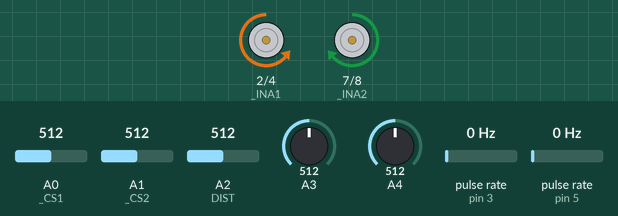
A sketch run on a simulated Arduino Uno, built with avr-gcc and run on an emulated ATmega328P. Shown: motor-driver pin pairs drawn as motors (green arrow = first pin HIGH = forward, orange = second pin HIGH = backward, longer = more drive, scaled by the enable pin). Wiring (inferred from the names in the program): 2 × pulse sensor: data pin 3 / data pin 5. The inputs (shaded band) are chosen by the test bench; at power-on: pulse rate (sensors on pin 5, pin 3) 0 Hz, A1 (_CS2) = 512, A0 (_CS1) = 512, A2 (DIST) = 512, A3 = 512, A4 = 512. What the sketch prints to the serial monitor is not drawn.

Above: at 1.2 s.
1.3 s: pulse rate (sensor on pin 5) set to 150 Hz
At 4.2 s:
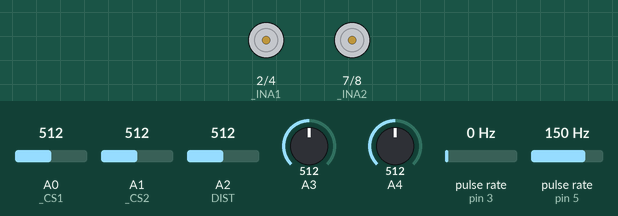
4.3 s: A1 (_CS2) set to 415
6.4 s: A1 (_CS2) set to 383
At 9.2 s:
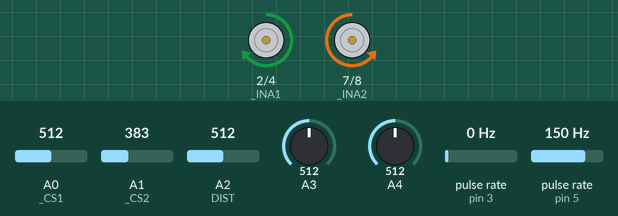
9.4 s: pulse rate (sensor on pin 3) set to 124 Hz
12.4 s: pulse rate (sensor on pin 3) set to 129 Hz
13.9 s: pulse rate (sensor on pin 3) set to 117 Hz
16.9 s: pulse rate (sensor on pin 3) set to 114 Hz
Timing chart, 0 to 19.9 s (numbered marks = the images above; inputs shaded):
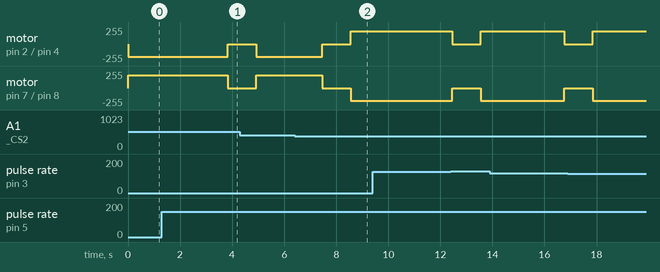

Measured:
- the behaviour switches between 400 and 399 on A1 (_CS2) (found by bisection; images 1 and 2)
- after the input at 1.3 s, motor on pin 2 (_INA1) / pin 4 (_INB1): backward 191/255 → stopped after 2.5 s; motor on pin 7 (_INA2) / pin 8 (_INB2): forward 191/255 → stopped after 2.5 s
- after the input at 9.4 s, every drawn part: stays the same
- after the input at 13.9 s, motor on pin 2 (_INA1) / pin 4 (_INB1): forward 191/255 → stopped after 2.9 s instead of 2.6 s; motor on pin 7 (_INA2) / pin 8 (_INB2): backward 191/255 → stopped after 2.9 s instead of 2.6 s

The sketch:

Motor_test_ino.ino
```cpp
#include "DualVNH5019MotorShield.h"
#include "PinChangeInt.h"
#include <SharpIR.h>

DualVNH5019MotorShield md;

#define motor_R_encoder 5  //Define pins for motor encoder input
#define motor_L_encoder 3

#define MAX_SPEED 400
#define SPEED 200

#define DIST A2 //DIST: pin where long range sensor is attached to
#define model 20150

int right_encoder_val = 0, left_encoder_val = 0;
void RightEncoderInc(){right_encoder_val++;}
void LeftEncoderInc(){left_encoder_val++;}

SharpIR sharp(DIST,50,90,model);

void setup()
{
  Serial.begin(115200);
  Serial.println("Dual VNH5019 Motor Shield");
  md.init();
  pinMode(DIST,INPUT);

  PCintPort::attachInterrupt(motor_R_encoder, RightEncoderInc, CHANGE);
  PCintPort::attachInterrupt(motor_L_encoder, LeftEncoderInc, CHANGE);
}

void loop()
{
   char commands[10];
  int index = 0;
  char newChar;
  left_encoder_val = 0;
  right_encoder_val = 0;


// while (1){
//
//    if (Serial.available()){
//      newChar = Serial.read();
//      commands[index] = newChar;
//      index++;
//      if (newChar == '|'){
//        index = 0;
//        break;
//      }
//    }
//  }

  char command = commands[0];
  int grids = 1;

  //Hardcode here for testing
  command = 'T';
  //grids = 1;

  int LF = analogRead(0);
  int L = analogRead(1);
  int F = analogRead(2);
  int R = analogRead(3);
  int RF = analogRead(4);

  switch ( command ) {
  case 'W':
    {
      delay(2000);
      moveForward(grids);
      delay(2000);
      break;
    }
    case 'A':
    {
      turnLeft(90);
      delay(1000);
      break;
    }
    case 'D':
    {
      //rotateRight();
      turnRight(90);
      delay(10000);
      break;
    }
    case 'C':
  {
    senseDistance();
    delay(1000);
    break;
  }
    case 'T':
  {
   avoid(LF,L,F,R,RF);
   break;
  }
  default:
    {
      break;
    }
    memset(commands,0,sizeof(commands));
  }
}

void avoid(int LF, int L, int F, int R, int RF){
  if ((LF < 400)&&(RF<400)){
      moveForward(1);
      delay(1000);
  }
  else if ((LF > 400) && (RF>400)){
    if ( L >= 400 ){
      turnRight(90);
      delay(1000);
      }
    else {
      turnLeft(90);
      delay(1000);
    }
  }
}


int turnRight(int angle){
  left_encoder_val = 0;
  right_encoder_val = 0;
  int pwm1=300, pwm2=300, output=0,LeftPosition,RightPosition;
  int target_Angle;

  if (angle <= 15){
    target_Angle = angle * 8.4;  // 15 BASICALLY OKAY
    pwm1=150;
    pwm2=150;
  }
  else if ((angle > 15) && (angle <= 30))
    target_Angle = angle * 8.4;  // 30 BASICALLY OKAY
  else if ((angle > 30) && (angle <= 45))
    target_Angle = angle * 7.95;


  ///////////////////////
  else if ((angle > 45) && (angle <= 90))
    target_Angle = angle * 9.2;

  //////////////////////
  else if ((angle > 90) && (angle <= 360))
    target_Angle = angle * 9.17;
  else if ((angle > 360) && (angle <= 720))
    target_Angle = angle * 9.0;
  else if ((angle > 720) && (angle <= 1080)) //OKAY
    target_Angle = angle * 9.0;

  while(1){

    LeftPosition =  left_encoder_val;
    RightPosition =  right_encoder_val;

    //  output = pidControlLeftAndRight(motor1_encoder,motor2_encoder);
   // output = pidControlLeftAndRight(LeftPosition,RightPosition); //hardcoded


    //   md.setSpeeds(pwm1-output, -(pwm2+output));
    md.setSpeeds(-(pwm1-output), pwm2+output);

    if((RightPosition >= target_Angle - 70)&&(angle > 8)){ //used to be left position
      md.setBrakes(400, 400);
      delay(100);
      md.setBrakes(0, 0);
      break;
    }


    if((RightPosition >= target_Angle - 5)&&(angle < 9)){
      md.setBrakes(400, 400);
      delay(100);
      md.setBrakes(0, 0);
      break;
    }
  }

 // if (angle == 90 && getSensor == 1)
  //  exportSensors();
}

int turnLeft(int angle){
  left_encoder_val = 0;
  right_encoder_val = 0;
  int pwm1=300, pwm2=300, output=0,LeftPosition,RightPosition;
  int target_Angle;

  if (angle <= 15){
    target_Angle = angle * 8.4;  // 15 BASICALLY OKAY
    pwm1=150;
    pwm2=150;
  }
  else if ((angle > 15) && (angle <= 30))
    target_Angle = angle * 8.4;  // 30 BASICALLY OKAY
  else if ((angle > 30) && (angle <= 45))
    target_Angle = angle * 7.95;


  ///////////////////////
  else if ((angle > 45) && (angle <= 90))
    target_Angle = angle * 9.2;

  //////////////////////
  else if ((angle > 90) && (angle <= 360))
    target_Angle = angle * 9.17;
  else if ((angle > 360) && (angle <= 720))
    target_Angle = angle * 9.22;
  else if ((angle >= 720) && (angle <= 1080)) //OKAY
    target_Angle = angle * 9.2;

  while(1){

    LeftPosition =  left_encoder_val;
    RightPosition =  right_encoder_val;

    //  output = pidControlLeftAndRight(motor1_encoder,motor2_encoder);
   // output = pidControlLeftAndRight(LeftPosition,RightPosition); //hardcoded


    md.setSpeeds(pwm1-output, -(pwm2+output));
    //md.setSpeeds(-(pwm1-output), pwm2+output);

    if((LeftPosition >= target_Angle - 70)&&(angle > 8)){ //used to be left position
      md.setBrakes(400, 400);
      delay(100);
      md.setBrakes(0, 0);
      break;
    }


    if((LeftPosition >= target_Angle - 5)&&(angle < 9)){
      md.setBrakes(400, 400);
      delay(100);
      md.setBrakes(0, 0);
      break;
    }
  }

 // if (angle == 90 && getSensor == 1)
  //  exportSensors();
}

void rotateLeft(){
  int pwmR = SPEED;
  int pwmL = SPEED;
  right_encoder_val = 0;
  while(1){
    left_encoder_val = 0;
    if(right_encoder_val > 765){ // break
    md.setBrakes(MAX_SPEED, MAX_SPEED);
                      delay(100);
                      md.setBrakes(0, 0);
                      break;
                    }
    md.setSpeeds(pwmR,-pwmL);
  }

}


void rotateRight(){
  int pwmR = SPEED;
  int pwmL = SPEED;
  left_encoder_val = 0;
  while(1){
    right_encoder_val = 0;
    if(left_encoder_val > 758){ // break
    md.setBrakes(MAX_SPEED, MAX_SPEED);
                      delay(100);
                      md.setBrakes(0, 0);
                      break;
                    }
    md.setSpeeds(-pwmR,pwmL);
  }

}

void moveForward(int distance){

  int pwmR = SPEED;
  int pwmL = SPEED;
  int output=0;
  int leftOffset =0;

  int multiplier;
  switch(distance){
    case 2: multiplier = 585; break;
    case 3: multiplier = 560; break;
    case 4: multiplier = 560; break;
    case 10: multiplier = 600; break;
    case 11: multiplier = 600; break;
    case 12: multiplier = 600; break;
    case 13: multiplier = 600; break;
    case 14: multiplier = 600; break;
    case 15: multiplier = 600; break;
    case 105:{ multiplier = 630; distance = 10;}break;
    case 115:{ multiplier = 630; distance = 11;}break;
    case 125:{ multiplier = 630; distance = 12;}break;
    case 135:{ multiplier = 630; distance = 13;}break;
    case 145:{ multiplier = 630; distance = 14;}break;

    default: multiplier = 560; break;

  }
  int target_Distance = multiplier * distance;

  //if(
  while(1){
                  if(right_encoder_val > target_Distance){ // break
                    //md.setBrakes(SPEED, SPEED);
                   // delay(0);
                    md.setBrakes(MAX_SPEED, MAX_SPEED);
                    delay(100);
                    md.setBrakes(0, 0);
                    break;
                  }
                  output = pidControlForward(left_encoder_val,right_encoder_val);
                  md.setSpeeds(pwmR-output+leftOffset,pwmL+output);
      }
}

int pidControlForward(int left_encoder_val, int right_encoder_val) {
  int error,prevError,pwmL=SPEED,pwmR=SPEED;
  float integral,derivative,output;
  float kp = 1;
  float ki = 1;
  float kd = 1;

  error = right_encoder_val-left_encoder_val;
  integral += error;
  derivative = error - prevError;
  output = kp*error + ki*integral + kd*derivative;
  prevError = error;

  pwmL = output;
  return pwmL;
}

void senseDistance() {
   delay(1000);    // it gives you time to open the serial monitor after you upload the sketch

  unsigned long pepe1=millis();  // takes the time before the loop on the library begins

  int dis=sharp.distance();  // this returns the distance to the object you're measuring

  Serial.print("Mean distance: ");  // returns it to the serial monitor
  Serial.println(dis);

  unsigned long pepe2=millis()-pepe1;  // the following gives you the time taken to get the measurement
  Serial.print("Time taken (ms): ");
  Serial.println(pepe2);

  Serial.print(distanceInGrids(dis));
  Serial.println(" grids away from obstacle!");
}

int distanceInGrids(int dis){
  int grids;
  if (dis>= 7 && dis <= 17)
      grids = 1;
  else if (dis >= 18 && dis <= 29)
      grids = 2;
  else if (dis >= 30 && dis <= 42)
      grids = 3;
  else if (dis >= 43 && dis <= 60)
      grids = 4;
  else
      grids = 0;

  return grids;

}

//void centreRecalibrate(){
//  int pwmL = SPEED;
//  int pwmR = SPEED;
//
//
//}

void stopIfFault()
{
  if (md.getM1Fault())
  {
    Serial.println("M1 fault");
    while(1);
  }
  if (md.getM2Fault())
  {
    Serial.println("M2 fault");
    while(1);
  }
}
```

DualVNH5019MotorShield.cpp
```cpp
#include "DualVNH5019MotorShield.h"

// Constructors ////////////////////////////////////////////////////////////////

DualVNH5019MotorShield::DualVNH5019MotorShield()
{
  //Pin map
  _INA1 = 2;
  _INB1 = 4;
  _EN1DIAG1 = 6;
  _CS1 = A0;
  _INA2 = 7;
  _INB2 = 8;
  _EN2DIAG2 = 12;
  _CS2 = A1;
}

DualVNH5019MotorShield::DualVNH5019MotorShield(unsigned char INA1, unsigned char INB1, unsigned char EN1DIAG1, unsigned char CS1,
                                               unsigned char INA2, unsigned char INB2, unsigned char EN2DIAG2, unsigned char CS2)
{
  //Pin map
  //PWM1 and PWM2 cannot be remapped because the library assumes PWM is on timer1
  _INA1 = INA1;
  _INB1 = INB1;
  _EN1DIAG1 = EN1DIAG1;
  _CS1 = CS1;
  _INA2 = INA2;
  _INB2 = INB2;
  _EN2DIAG2 = EN2DIAG2;
  _CS2 = CS2;
}

// Public Methods //////////////////////////////////////////////////////////////
void DualVNH5019MotorShield::init()
{
// Define pinMode for the pins and set the frequency for timer1.

  pinMode(_INA1,OUTPUT);
  pinMode(_INB1,OUTPUT);
  pinMode(_PWM1,OUTPUT);
  pinMode(_EN1DIAG1,INPUT);
  pinMode(_CS1,INPUT);
  pinMode(_INA2,OUTPUT);
  pinMode(_INB2,OUTPUT);
  pinMode(_PWM2,OUTPUT);
  pinMode(_EN2DIAG2,INPUT);
  pinMode(_CS2,INPUT);
  #if defined(__AVR_ATmega168__)|| defined(__AVR_ATmega328P__) || defined(__AVR_ATmega32U4__)
  // Timer 1 configuration
  // prescaler: clockI/O / 1
  // outputs enabled
  // phase-correct PWM
  // top of 400
  //
  // PWM frequency calculation
  // 16MHz / 1 (prescaler) / 2 (phase-correct) / 400 (top) = 20kHz
  TCCR1A = 0b10100000;
  TCCR1B = 0b00010001;
  ICR1 = 400;
  #endif
}
// Set speed for motor 1, speed is a number betwenn -400 and 400
void DualVNH5019MotorShield::setM1Speed(int speed)
{
  unsigned char reverse = 0;

  if (speed < 0)
  {
    speed = -speed;  // Make speed a positive quantity
    reverse = 1;  // Preserve the direction
  }
  if (speed > 400)  // Max PWM dutycycle
    speed = 400;
  #if defined(__AVR_ATmega168__)|| defined(__AVR_ATmega328P__) || defined(__AVR_ATmega32U4__)
  OCR1A = speed;
  #else
  analogWrite(_PWM1,speed * 51 / 80); // default to using analogWrite, mapping 400 to 255
  #endif
  if (speed == 0)
  {
    digitalWrite(_INA1,LOW);   // Make the motor coast no
    digitalWrite(_INB1,LOW);   // matter which direction it is spinning.
  }
  else if (reverse)
  {
    digitalWrite(_INA1,LOW);
    digitalWrite(_INB1,HIGH);
  }
  else
  {
    digitalWrite(_INA1,HIGH);
    digitalWrite(_INB1,LOW);
  }
}

// Set speed for motor 2, speed is a number betwenn -400 and 400
void DualVNH5019MotorShield::setM2Speed(int speed)
{
  unsigned char reverse = 0;

  if (speed < 0)
  {
    speed = -speed;  // make speed a positive quantity
    reverse = 1;  // preserve the direction
  }
  if (speed > 400)  // Max
    speed = 400;
  #if defined(__AVR_ATmega168__)|| defined(__AVR_ATmega328P__) || defined(__AVR_ATmega32U4__)
  OCR1B = speed;
  #else
  analogWrite(_PWM2,speed * 51 / 80); // default to using analogWrite, mapping 400 to 255
  #endif
  if (speed == 0)
  {
    digitalWrite(_INA2,LOW);   // Make the motor coast no
    digitalWrite(_INB2,LOW);   // matter which direction it is spinning.
  }
  else if (reverse)
  {
    digitalWrite(_INA2,LOW);
    digitalWrite(_INB2,HIGH);
  }
  else
  {
    digitalWrite(_INA2,HIGH);
    digitalWrite(_INB2,LOW);
  }
}

// Set speed for motor 1 and 2
void DualVNH5019MotorShield::setSpeeds(int m1Speed, int m2Speed)
{
  setM1Speed(m1Speed);
  setM2Speed(m2Speed);
}

// Brake motor 1, brake is a number between 0 and 400
void DualVNH5019MotorShield::setM1Brake(int brake)
{
  // normalize brake
  if (brake < 0)
  {
    brake = -brake;
  }
  if (brake > 400)  // Max brake
    brake = 400;
  digitalWrite(_INA1, LOW);
  digitalWrite(_INB1, LOW);
  #if defined(__AVR_ATmega168__)|| defined(__AVR_ATmega328P__) || defined(__AVR_ATmega32U4__)
  OCR1A = brake;
  #else
  analogWrite(_PWM1,brake * 51 / 80); // default to using analogWrite, mapping 400 to 255
  #endif
}

// Brake motor 2, brake is a number between 0 and 400
void DualVNH5019MotorShield::setM2Brake(int brake)
{
  // normalize brake
  if (brake < 0)
  {
    brake = -brake;
  }
  if (brake > 400)  // Max brake
    brake = 400;
  digitalWrite(_INA2, LOW);
  digitalWrite(_INB2, LOW);
  #if defined(__AVR_ATmega168__)|| defined(__AVR_ATmega328P__) || defined(__AVR_ATmega32U4__)
  OCR1B = brake;
  #else
  analogWrite(_PWM2,brake * 51 / 80); // default to using analogWrite, mapping 400 to 255
  #endif
}

// Brake motor 1 and 2, brake is a number between 0 and 400
void DualVNH5019MotorShield::setBrakes(int m1Brake, int m2Brake)
{
  setM1Brake(m1Brake);
  setM2Brake(m2Brake);
}

// Return motor 1 current value in milliamps.
unsigned int DualVNH5019MotorShield::getM1CurrentMilliamps()
{
  // 5V / 1024 ADC counts / 144 mV per A = 34 mA per count
  return analogRead(_CS1) * 34;
}

// Return motor 2 current value in milliamps.
unsigned int DualVNH5019MotorShield::getM2CurrentMilliamps()
{
  // 5V / 1024 ADC counts / 144 mV per A = 34 mA per count
  return analogRead(_CS2) * 34;
}

// Return error status for motor 1
unsigned char DualVNH5019MotorShield::getM1Fault()
{
  return !digitalRead(_EN1DIAG1);
}

// Return error status for motor 2
unsigned char DualVNH5019MotorShield::getM2Fault()
{
  return !digitalRead(_EN2DIAG2);
}
```

DualVNH5019MotorShield.h
```cpp
#ifndef DualVNH5019MotorShield_h
#define DualVNH5019MotorShield_h

#include <Arduino.h>

class DualVNH5019MotorShield
{
  public:
    // CONSTRUCTORS
    DualVNH5019MotorShield(); // Default pin selection.
    DualVNH5019MotorShield(unsigned char INA1, unsigned char INB1, unsigned char EN1DIAG1, unsigned char CS1,
                           unsigned char INA2, unsigned char INB2, unsigned char EN2DIAG2, unsigned char CS2); // User-defined pin selection.

    // PUBLIC METHODS
    void init(); // Initialize TIMER 1, set the PWM to 20kHZ.
    void setM1Speed(int speed); // Set speed for M1.
    void setM2Speed(int speed); // Set speed for M2.
    void setSpeeds(int m1Speed, int m2Speed); // Set speed for both M1 and M2.
    void setM1Brake(int brake); // Brake M1.
    void setM2Brake(int brake); // Brake M2.
    void setBrakes(int m1Brake, int m2Brake); // Brake both M1 and M2.
    unsigned int getM1CurrentMilliamps(); // Get current reading for M1.
    unsigned int getM2CurrentMilliamps(); // Get current reading for M2.
    unsigned char getM1Fault(); // Get fault reading from M1.
    unsigned char getM2Fault(); // Get fault reading from M2.

  private:
    unsigned char _INA1;
    unsigned char _INB1;
    static const unsigned char _PWM1 = 9;
    unsigned char _EN1DIAG1;
    unsigned char _CS1;
    unsigned char _INA2;
    unsigned char _INB2;
    static const unsigned char _PWM2 = 10;
    unsigned char _EN2DIAG2;
    unsigned char _CS2;

};

#endif
```
